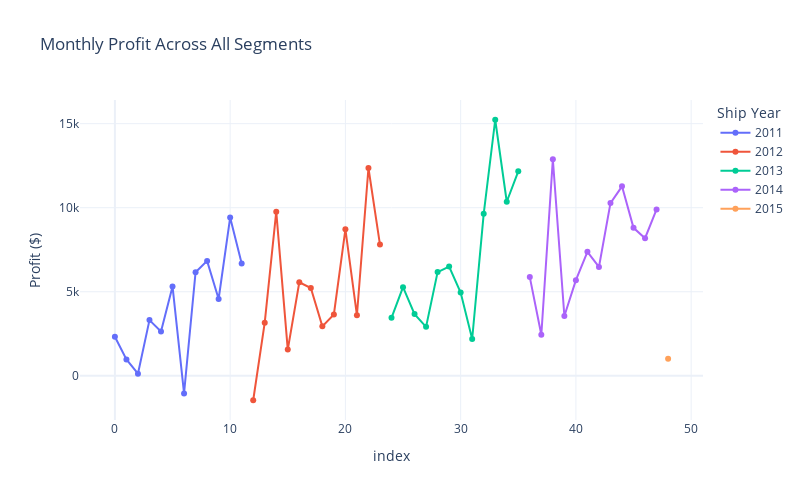

The notebook cell this image was saved under:
### Code cell
px.line(
    df.groupby(['Ship Year', 'Ship Month']).agg({'Profit':'sum'}).reset_index(),
    
    y='Profit',
    color='Ship Year',
    title='Monthly Profit Across All Segments',
    labels={'x':'Month', 'Profit':'Profit ($)'},
    markers=True,
    template='plotly_white',
    width=800,
    height=500
)

### Figure 1 — Plotly figure (JSON) as saved in the notebook; plotly's stock layout.template omitted (floating-point values rounded to 4 significant figures)
{"data": [{"hovertemplate": "Ship Year=2011<br>index=%{x}<br>Profit ($)=%{y}<extra></extra>", "legendgroup": "2011", "line": {"color": "#636efa", "dash": "solid"}, "marker": {"symbol": "circle"}, "mode": "lines+markers", "name": "2011", "orientation": "v", "showlegend": true, "type": "scatter", "x": [0, 1, 2, 3, 4, 5, 6, 7, 8, 9, 10, 11], "xaxis": "x", "y": [2319.0, 971.8, 123.4, 3313.0, 2636.0, 5317.0, -1048.0, 6162.0, 6836.0, 4568.0, 9415.0, 6680.0], "yaxis": "y"}, {"hovertemplate": "Ship Year=2012<br>index=%{x}<br>Profit ($)=%{y}<extra></extra>", "legendgroup": "2012", "line": {"color": "#EF553B", "dash": "solid"}, "marker": {"symbol": "circle"}, "mode": "lines+markers", "name": "2012", "orientation": "v", "showlegend": true, "type": "scatter", "x": [12, 13, 14, 15, 16, 17, 18, 19, 20, 21, 22, 23], "xaxis": "x", "y": [-1456.0, 3159.0, 9763.0, 1558.0, 5563.0, 5223.0, 2940.0, 3650.0, 8714.0, 3602.0, 12360.0, 7803.0], "yaxis": "y"}, {"hovertemplate": "Ship Year=2013<br>index=%{x}<br>Profit ($)=%{y}<extra></extra>", "legendgroup": "2013", "line": {"color": "#00cc96", "dash": "solid"}, "marker": {"symbol": "circle"}, "mode": "lines+markers", "name": "2013", "orientation": "v", "showlegend": true, "type": "scatter", "x": [24, 25, 26, 27, 28, 29, 30, 31, 32, 33, 34, 35], "xaxis": "x", "y": [3446.0, 5274.0, 3671.0, 2911.0, 6169.0, 6503.0, 4956.0, 2187.0, 9633.0, 15230.0, 10350.0, 12160.0], "yaxis": "y"}, {"hovertemplate": "Ship Year=2014<br>index=%{x}<br>Profit ($)=%{y}<extra></extra>", "legendgroup": "2014", "line": {"color": "#ab63fa", "dash": "solid"}, "marker": {"symbol": "circle"}, "mode": "lines+markers", "name": "2014", "orientation": "v", "showlegend": true, "type": "scatter", "x": [36, 37, 38, 39, 40, 41, 42, 43, 44, 45, 46, 47], "xaxis": "x", "y": [5871.0, 2441.0, 12880.0, 3558.0, 5688.0, 7373.0, 6475.0, 10270.0, 11270.0, 8800.0, 8186.0, 9895.0], "yaxis": "y"}, {"hovertemplate": "Ship Year=2015<br>index=%{x}<br>Profit ($)=%{y}<extra></extra>", "legendgroup": "2015", "line": {"color": "#FFA15A", "dash": "solid"}, "marker": {"symbol": "circle"}, "mode": "lines+markers", "name": "2015", "orientation": "v", "showlegend": true, "type": "scatter", "x": [48], "xaxis": "x", "y": [1010.0], "yaxis": "y"}], "layout": {"height": 500, "legend": {"title": {"text": "Ship Year"}, "tracegroupgap": 0}, "title": {"text": "Monthly Profit Across All Segments"}, "width": 800, "xaxis": {"anchor": "y", "domain": [0, 1], "title": {"text": "index"}}, "yaxis": {"anchor": "x", "domain": [0, 1], "title": {"text": "Profit ($)"}}}}
